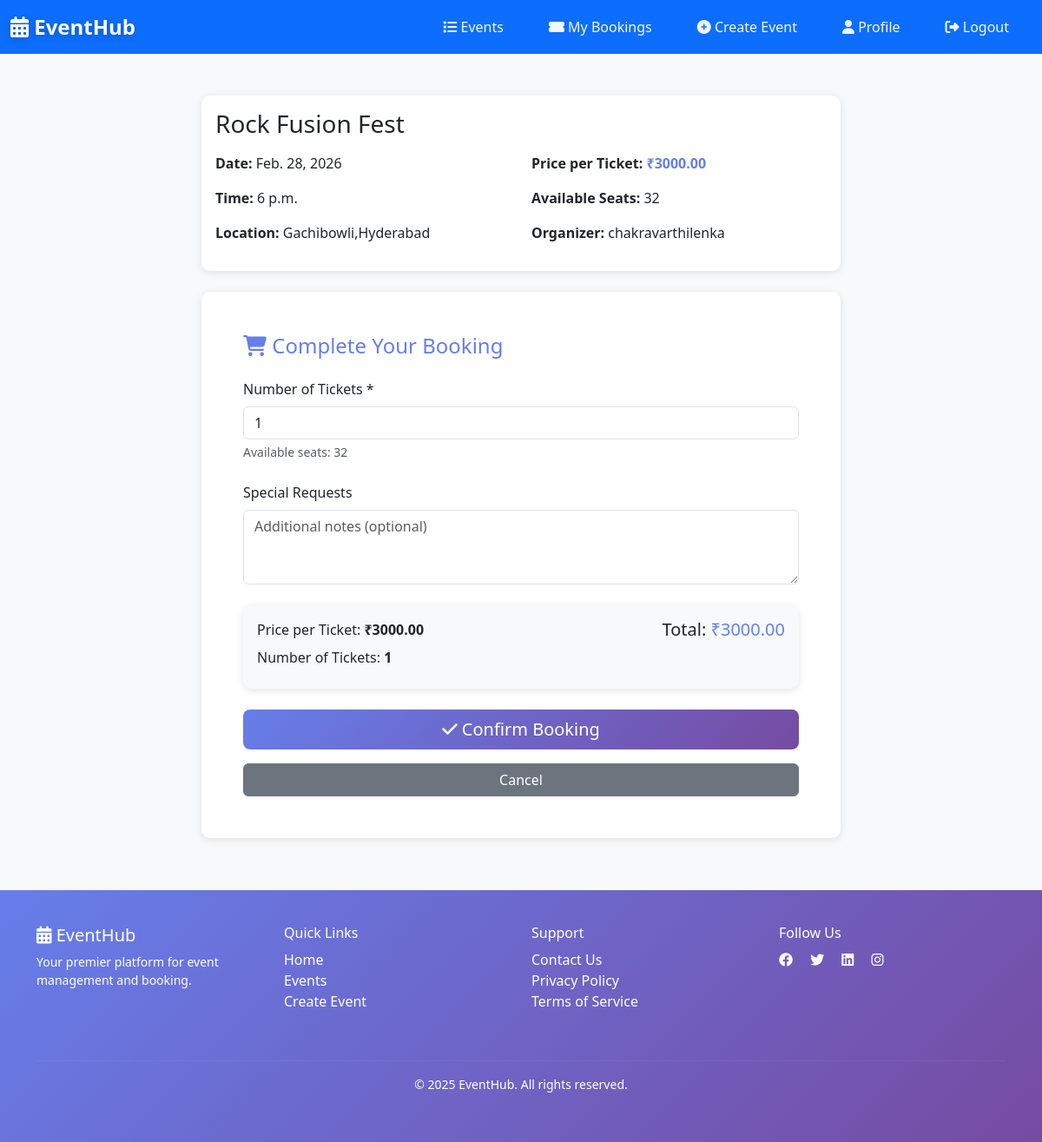
Screenshot of /bookings/book/2/ (signed in) with the database file from the repository.
### events/models.py (models this page shows, shortened)
class Event(models.Model):
    CATEGORY_CHOICES = [
        ('conference', 'Conference'),
        ('workshop', 'Workshop'),
        ('seminar', 'Seminar'),
        ('meetup', 'Meetup'),
        ('webinar', 'Webinar'),
        ('other', 'Other'),
    ]
    STATUS_CHOICES = [
        ('pending', 'Pending'),
        ('approved', 'Approved'),
        ('cancelled', 'Cancelled'),
    ]
    id = models.AutoField(primary_key=True)
    title = models.CharField(max_length=200)
    description = models.TextField()
    category = models.CharField(max_length=50, choices=CATEGORY_CHOICES, default='other')
    date = models.DateField()
    time = models.TimeField()
    location = models.CharField(max_length=300)
    price = models.DecimalField(max_digits=10, decimal_places=2, default=0)
    seats = models.IntegerField()
    available_seats = models.IntegerField()
    image = models.ImageField(upload_to='event_images/', blank=True, null=True)
    organizer = models.ForeignKey(User, on_delete=models.CASCADE, related_name='events')
    status = models.CharField(max_length=20, choices=STATUS_CHOICES, default='pending')
    created_at = models.DateTimeField(auto_now_add=True)
    updated_at = models.DateTimeField(auto_now=True)
    class Meta:
        ordering = ['-date']
        verbose_name_plural = "Events"

### bookings/views.py (the view)
# urls.py: path('book/<int:event_id>/', views.create_booking, name='create-booking'),
@login_required(login_url='login')
def create_booking(request, event_id):
    event = get_object_or_404(Event, pk=event_id)
    if event.available_seats <= 0:
        messages.error(request, 'This event is fully booked.')
        return redirect('event-detail', pk=event_id)
    if request.method == 'POST':
        form = BookingForm(request.POST, event=event)
        if form.is_valid():
            booking = form.save(commit=False)
            booking.user = request.user
            booking.event = event
            if booking.quantity > event.available_seats:
                messages.error(request, f'Only {event.available_seats} seats available.')
                return redirect('event-detail', pk=event_id)
            booking.total_price = event.price * booking.quantity
            booking.save()
            event.available_seats -= booking.quantity
            event.save()
            messages.success(request, 'Booking confirmed! Check your booking details.')
            return redirect('booking-detail', pk=booking.pk)
    else:
        form = BookingForm(event=event)
    context = {
        'form': form,
        'event': event,
    }
    return render(request, 'bookings/booking_form.html', context)

### bookings/forms.py
class BookingForm(forms.ModelForm):
    class Meta:
        model = Booking
        fields = ('quantity', 'notes')
    def __init__(self, *args, **kwargs):
        event = kwargs.pop('event', None)
        super().__init__(*args, **kwargs)
        self.fields['quantity'].widget.attrs.update({'class': 'form-control', 'type': 'number', 'min': '1', 'max': event.available_seats if event else '100'})
        self.fields['notes'].widget.attrs.update({'class': 'form-control', 'rows': 3, 'placeholder': 'Additional notes (optional)'})
        if event:
            self.fields['quantity'].help_text = f"Available seats: {event.available_seats}"

### templates/bookings/booking_form.html (shortened to what this page needs)
{% extends 'base.html' %}
{% block navbar_class %}navbar-user-panel{% endblock %}
{% block content %}
<div class="container my-5">
    <div class="row justify-content-center">
        <div class="col-md-8">
            <div class="card mb-4">
                <div class="card-body">
                    <h3 class="card-title mb-3">{{ event.title }}</h3>
                    <div class="row">
                        <div class="col-md-6">
                            <p><strong>Date:</strong> {{ event.date }}</p>
                            <p><strong>Time:</strong> {{ event.time }}</p>
                            <p><strong>Location:</strong> {{ event.location }}</p>
                        </div>
                        <div class="col-md-6">
                            <p><strong>Price per Ticket:</strong> <span style="color: #667eea; font-weight: bold;">₹{{ event.price }}</span></p>
                            <p><strong>Available Seats:</strong> {{ event.available_seats }}</p>
                            <p><strong>Organizer:</strong> {{ event.organizer.get_full_name|default:event.organizer.username }}</p>
                        </div>
                    </div>
                </div>
            </div>
            <div class="card">
                <div class="card-body p-5">
                    <h4 class="card-title mb-4" style="color: #667eea;">
                        <i class="fas fa-shopping-cart"></i> Complete Your Booking
                    </h4>
                    <form method="POST">
                        <div class="mb-4">
                            <label for="{{ form.quantity.id_for_label }}" class="form-label">Number of Tickets *</label>
                            {{ form.quantity }}
                            {% if form.quantity.help_text %}
                                <small class="form-text text-muted d-block">{{ form.quantity.help_text }}</small>
                            {% endif %}
                        </div>
                        <div class="mb-4">
                            <label for="{{ form.notes.id_for_label }}" class="form-label">Special Requests</label>
                            {{ form.notes }}
                        </div>
                        <div class="card bg-light p-3 mb-4">
                            <div class="row">
                                <div class="col-md-8">
                                    <p class="mb-2">Price per Ticket: <strong>₹{{ event.price }}</strong></p>
                                    <p class="mb-2">Number of Tickets: <strong id="ticket-count">1</strong></p>
                                </div>
                                <div class="col-md-4 text-end">
                                    <h5>Total: <span style="color: #667eea;" id="total-price">₹{{ event.price }}</span></h5>
                                </div>
                            </div>
                        </div>
                        <button type="submit" class="btn btn-primary btn-lg w-100 mb-3">
                            <i class="fas fa-check"></i> Confirm Booking
                        </button>
                        <a href="{% url 'event-detail' event.pk %}" class="btn btn-secondary w-100">Cancel</a>
                    </form>
                </div>
            </div>
        </div>
    </div>
</div>
{% endblock %}

### templates/base.html (style rules this page uses)
:root { --primary-color: #007bff; --secondary-color: #6c757d; --success-color: #28a745; --danger-color: #dc3545; --dark-bg: #f8f9fa; }
body { font-family: 'Segoe UI', Tahoma, Geneva, Verdana, sans-serif; background-color: var(--dark-bg); }
.btn-primary { background: linear-gradient(135deg, #667eea 0%, #764ba2 100%); border: none; transition: all 0.3s ease; }
.card { border: none; border-radius: 10px; box-shadow: 0 2px 10px rgba(0, 0, 0, 0.1); transition: all 0.3s ease; }

### rows the page displays
Event: title "Rock Fusion Fest", date "Feb. 28, 2026", time "6 p.m.", location "Gachibowli,Hyderabad", price "3000.00", available_seats "32", organizer.get_full_name "chakravarthilenka"
